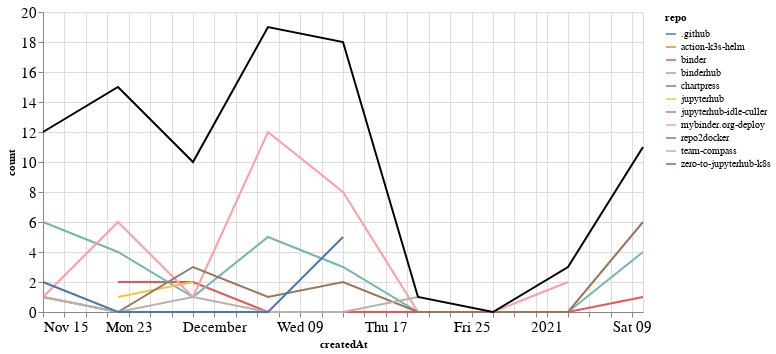

Here is the notebook cell this chart was saved with:
### Markdown cell above
### Comments

### Code cell
comments_time = comments.groupby('repo').resample('W', on='createdAt').count()['author'].reset_index()
comments_time = comments_time.rename(columns={'author': 'count'})
comments_time_total = comments_time.groupby('createdAt').agg({"count": "sum"}).reset_index()
ch1 = alt.Chart(comments_time, width=600).mark_line().encode(
    x='createdAt',
    y='count',
    color='repo',
    tooltip="repo"
)

ch2 = alt.Chart(comments_time_total, width=600).mark_line(color="black").encode(
    x='createdAt',
    y='count',
)

ch1 + ch2

### Figure 1 — Vega-Lite specification as saved in the notebook (floating-point values rounded to 4 significant figures)
{"config": {"axisLeft": {"labelFontSize": 15}, "axisBottom": {"labelFontSize": 15}}, "layer": [{"data": {"name": "data-8dcc9d1253896278427bfdea686c519b"}, "mark": "line", "encoding": {"color": {"type": "nominal", "field": "repo"}, "tooltip": {"type": "nominal", "field": "repo"}, "x": {"type": "temporal", "field": "createdAt"}, "y": {"type": "quantitative", "field": "count"}}, "width": 600}, {"data": {"name": "data-33d9d661d168ff2fd4e08f016632e714"}, "mark": {"type": "line", "color": "black"}, "encoding": {"x": {"type": "temporal", "field": "createdAt"}, "y": {"type": "quantitative", "field": "count"}}, "width": 600}], "$schema": "https://vega.github.io/schema/vega-lite/v4.8.1.json", "datasets": {"data-8dcc9d1253896278427bfdea686c519b": [{"repo": ".github", "createdAt": "2020-12-06T00:00:00", "count": 1}, {"repo": "action-k3s-helm", "createdAt": "2020-11-15T00:00:00", "count": 1}, {"repo": "binder", "createdAt": "2020-11-22T00:00:00", "count": 2}, {"repo": "binder", "createdAt": "2020-11-29T00:00:00", "count": 2}, {"repo": "binder", "createdAt": "2020-12-06T00:00:00", "count": 0}, {"repo": "binder", "createdAt": "2020-12-13T00:00:00", "count": 0}, {"repo": "binder", "createdAt": "2020-12-20T00:00:00", "count": 0}, {"repo": "binder", "createdAt": "2020-12-27T00:00:00", "count": 0}, {"repo": "binder", "createdAt": "2021-01-03T00:00:00", "count": 0}, {"repo": "binder", "createdAt": "2021-01-10T00:00:00", "count": 1}, {"repo": "binderhub", "createdAt": "2020-11-15T00:00:00", "count": 6}, {"repo": "binderhub", "createdAt": "2020-11-22T00:00:00", "count": 4}, {"repo": "binderhub", "createdAt": "2020-11-29T00:00:00", "count": 1}, {"repo": "binderhub", "createdAt": "2020-12-06T00:00:00", "count": 5}, {"repo": "binderhub", "createdAt": "2020-12-13T00:00:00", "count": 3}, {"repo": "binderhub", "createdAt": "2020-12-20T00:00:00", "count": 0}, {"repo": "binderhub", "createdAt": "2020-12-27T00:00:00", "count": 0}, {"repo": "binderhub", "createdAt": "2021-01-03T00:00:00", "count": 0}, {"repo": "binderhub", "createdAt": "2021-01-10T00:00:00", "count": 4}, {"repo": "chartpress", "createdAt": "2020-11-22T00:00:00", "count": 2}, {"repo": "jupyterhub", "createdAt": "2020-11-22T00:00:00", "count": 1}, {"repo": "jupyterhub", "createdAt": "2020-11-29T00:00:00", "count": 2}, {"repo": "jupyterhub-idle-culler", "createdAt": "2021-01-03T00:00:00", "count": 1}, {"repo": "mybinder.org-deploy", "createdAt": "2020-11-15T00:00:00", "count": 1}, {"repo": "mybinder.org-deploy", "createdAt": "2020-11-22T00:00:00", "count": 6}, {"repo": "mybinder.org-deploy", "createdAt": "2020-11-29T00:00:00", "count": 1}, {"repo": "mybinder.org-deploy", "createdAt": "2020-12-06T00:00:00", "count": 12}, {"repo": "mybinder.org-deploy", "createdAt": "2020-12-13T00:00:00", "count": 8}, {"repo": "mybinder.org-deploy", "createdAt": "2020-12-20T00:00:00", "count": 0}, {"repo": "mybinder.org-deploy", "createdAt": "2020-12-27T00:00:00", "count": 0}, {"repo": "mybinder.org-deploy", "createdAt": "2021-01-03T00:00:00", "count": 2}, {"repo": "repo2docker", "createdAt": "2020-11-15T00:00:00", "count": 1}, {"repo": "repo2docker", "createdAt": "2020-11-22T00:00:00", "count": 0}, {"repo": "repo2docker", "createdAt": "2020-11-29T00:00:00", "count": 3}, {"repo": "repo2docker", "createdAt": "2020-12-06T00:00:00", "count": 1}, {"repo": "repo2docker", "createdAt": "2020-12-13T00:00:00", "count": 2}, {"repo": "repo2docker", "createdAt": "2020-12-20T00:00:00", "count": 0}, {"repo": "repo2docker", "createdAt": "2020-12-27T00:00:00", "count": 0}, {"repo": "repo2docker", "createdAt": "2021-01-03T00:00:00", "count": 0}, {"repo": "repo2docker", "createdAt": "2021-01-10T00:00:00", "count": 6}, {"repo": "team-compass", "createdAt": "2020-11-15T00:00:00", "count": 1}, {"repo": "team-compass", "createdAt": "2020-11-22T00:00:00", "count": 0}, {"repo": "team-compass", "createdAt": "2020-11-29T00:00:00", "count": 1}, {"repo": "team-compass", "createdAt": "2020-12-06T00:00:00", "count": 0}, {"repo": "team-compass", "createdAt": "2020-12-13T00:00:00", "count": 0}, {"repo": "team-compass", "createdAt": "2020-12-20T00:00:00", "count": 1}, {"repo": "zero-to-jupyterhub-k8s", "createdAt": "2020-11-15T00:00:00", "count": 2}, {"repo": "zero-to-jupyterhub-k8s", "createdAt": "2020-11-22T00:00:00", "count": 0}, {"repo": "zero-to-jupyterhub-k8s", "createdAt": "2020-11-29T00:00:00", "count": 0}, {"repo": "zero-to-jupyterhub-k8s", "createdAt": "2020-12-06T00:00:00", "count": 0}, {"repo": "zero-to-jupyterhub-k8s", "createdAt": "2020-12-13T00:00:00", "count": 5}], "data-33d9d661d168ff2fd4e08f016632e714": [{"createdAt": "2020-11-15T00:00:00", "count": 12}, {"createdAt": "2020-11-22T00:00:00", "count": 15}, {"createdAt": "2020-11-29T00:00:00", "count": 10}, {"createdAt": "2020-12-06T00:00:00", "count": 19}, {"createdAt": "2020-12-13T00:00:00", "count": 18}, {"createdAt": "2020-12-20T00:00:00", "count": 1}, {"createdAt": "2020-12-27T00:00:00", "count": 0}, {"createdAt": "2021-01-03T00:00:00", "count": 3}, {"createdAt": "2021-01-10T00:00:00", "count": 11}]}}
